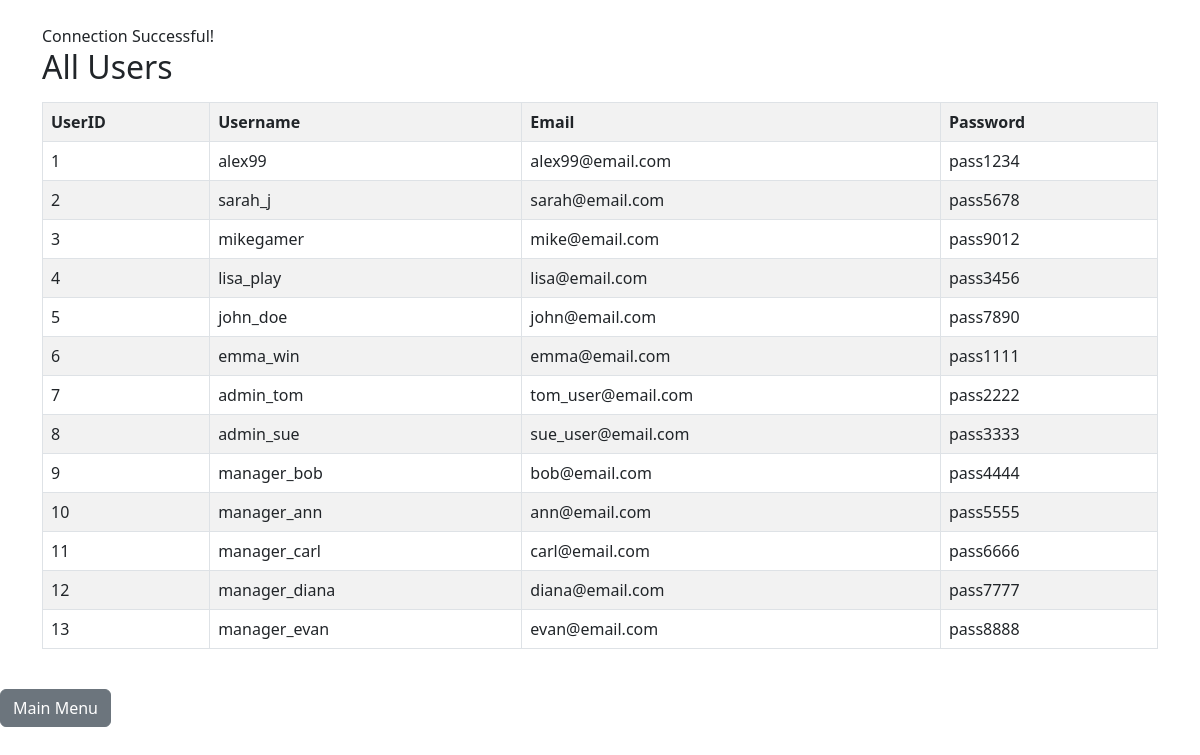
/queries/display_users.php, run on an earlier commit of the app's database.
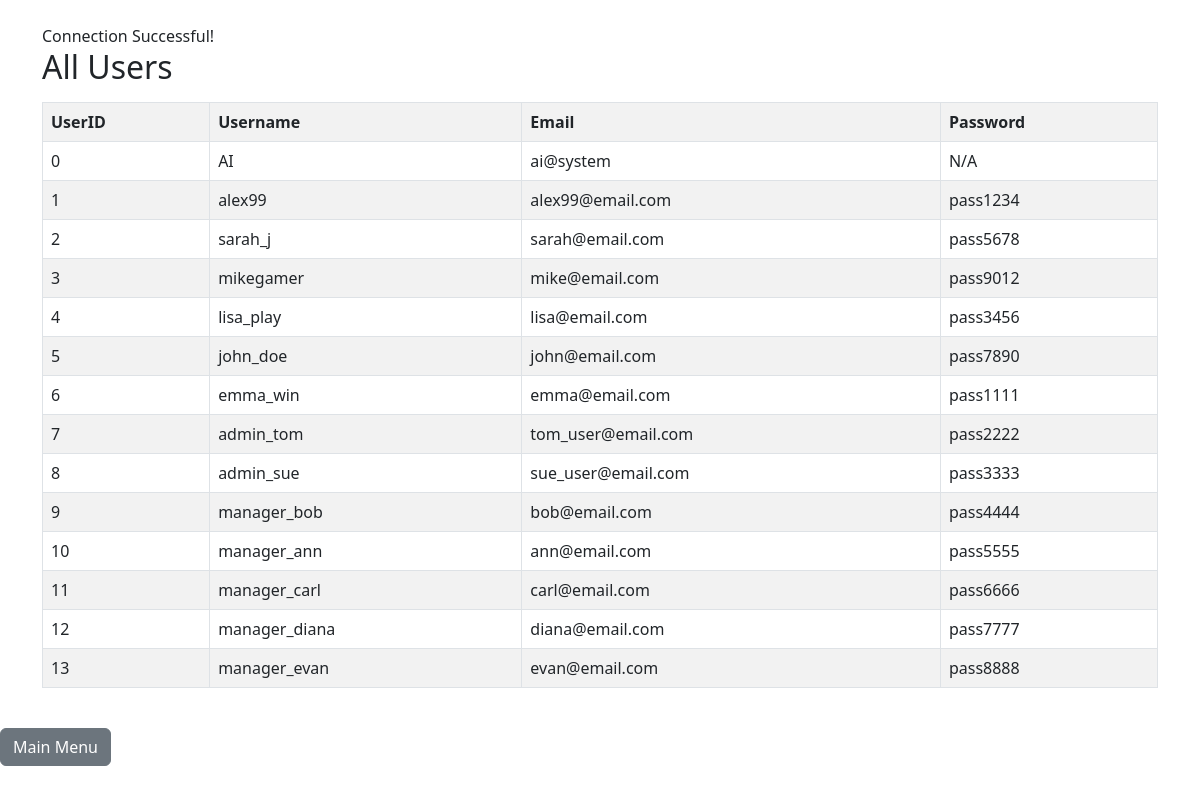
And on a later commit of the database.
### tables this page shows
CREATE TABLE GameUser (
    UserID INT PRIMARY KEY,
    Username VARCHAR(40) UNIQUE NOT NULL,
    Email VARCHAR(50) UNIQUE NOT NULL,
    Password VARCHAR(40) NOT NULL
);

### queries/display_users.php (the view, shortened to what this page needs)
<?php
$servername = "localhost";
$username   = "root";
$password   = "";
$database   = "tictactoe";
$conn = new mysqli($servername, $username, $password, $database);
if ($conn->connect_error) {
	die("Connection failed: " . $conn->connect_error);
} else {
	echo "<link rel='stylesheet' href='https://cdn.jsdelivr.net/npm/bootstrap@5.3.0/dist/css/bootstrap.min.css'>";
	echo "<div class='container mt-4'>";
	echo "Connection Successful! <br>";
}
$query = "SELECT UserID, Username, Email, Password FROM GameUser";
$result = $conn->query($query);
echo "<h2>All Users</h2>";
if ($result->num_rows > 0) {
	echo "<table class='table table-bordered table-striped mt-3'>";
	echo "<tr><th>UserID</th><th>Username</th><th>Email</th><th>Password</th></tr>";
	while ($row = $result->fetch_assoc()) {
		echo "<tr>
			<td>" . $row["UserID"] . "</td>
			<td>" . $row["Username"] . "</td>
			<td>" . $row["Email"] . "</td>
			<td>" . $row["Password"] . "</td>
		</tr>";
	}
	echo "</table>";
} else {
	echo "No users found.";
}
echo "</div><br><a class='btn btn-secondary' href='../index.php'>Main Menu</a>";
?>

What changed in the data, as far as the page shows it:
added gameuser: UserID "0", Username "AI", Email "ai@system", Password "N/A"
